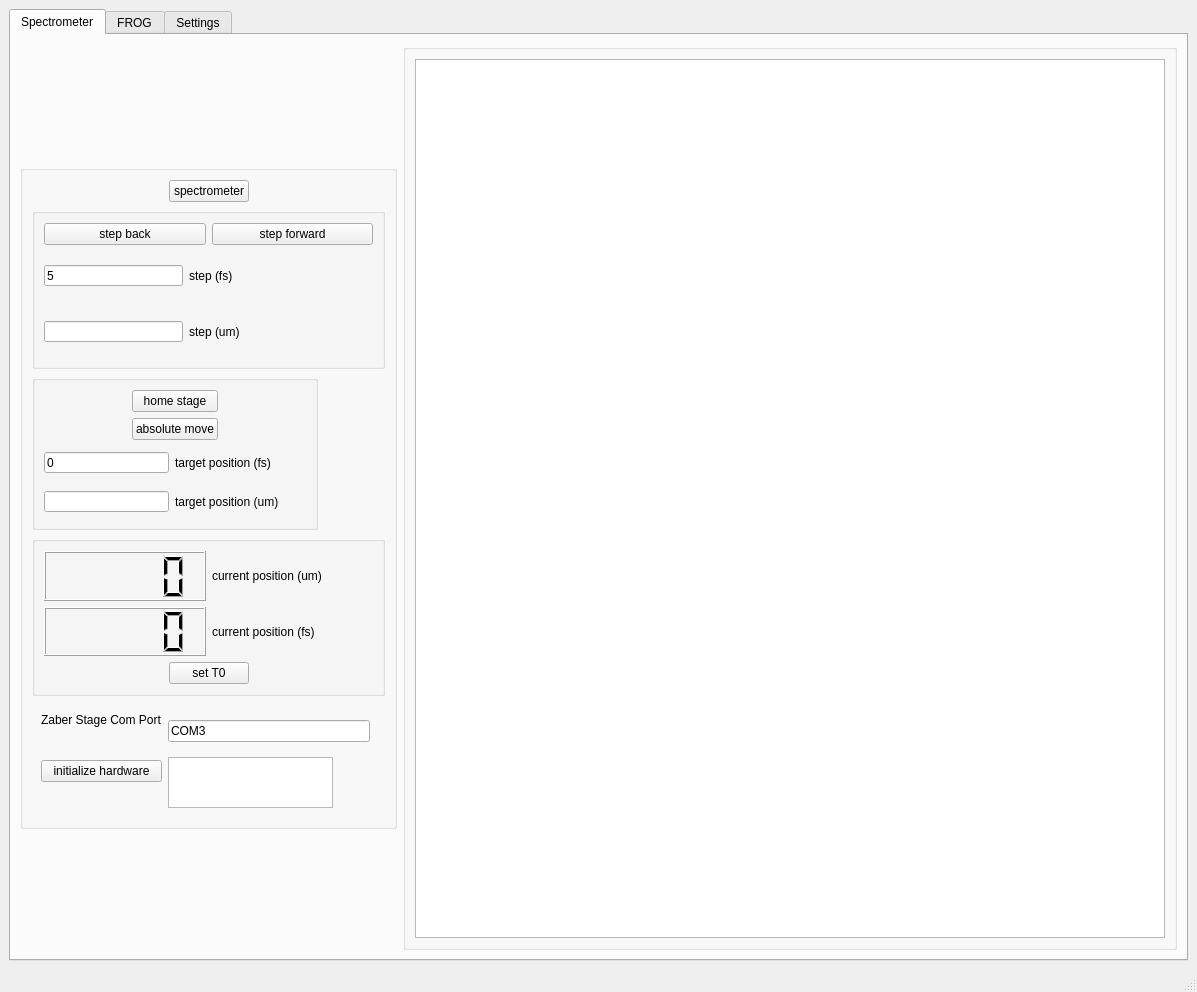
<?xml version="1.0" encoding="UTF-8"?>
<ui version="4.0">
 <class>MainWindow</class>
 <widget class="QMainWindow" name="MainWindow">
  <property name="geometry">
   <rect>
    <x>0</x>
    <y>0</y>
    <width>1197</width>
    <height>992</height>
   </rect>
  </property>
  <property name="windowTitle">
   <string>MainWindow</string>
  </property>
  <widget class="QWidget" name="centralwidget">
   <layout class="QGridLayout" name="gridLayout_13">
    <item row="0" column="0">
     <widget class="QTabWidget" name="tabWidget">
      <property name="minimumSize">
       <size>
        <width>912</width>
        <height>708</height>
       </size>
      </property>
      <property name="currentIndex">
       <number>0</number>
      </property>
      <widget class="QWidget" name="tab_spectrometer">
       <attribute name="title">
        <string>Spectrometer</string>
       </attribute>
       <layout class="QHBoxLayout" name="horizontalLayout">
        <item>
         <widget class="QGroupBox" name="groupBox">
          <property name="minimumSize">
           <size>
            <width>377</width>
            <height>664</height>
           </size>
          </property>
          <property name="maximumSize">
           <size>
            <width>377</width>
            <height>664</height>
           </size>
          </property>
          <layout class="QVBoxLayout" name="verticalLayout_4">
           <item>
            <layout class="QHBoxLayout" name="horizontalLayout_6">
             <item>
              <spacer name="horizontalSpacer_2">
               <property name="orientation">
                <enum>Qt::Orientation::Horizontal</enum>
               </property>
               <property name="sizeHint" stdset="0">
                <size>
                 <width>40</width>
                 <height>20</height>
                </size>
               </property>
              </spacer>
             </item>
             <item>
              <widget class="QPushButton" name="pb_spectrometer">
               <property name="text">
                <string>spectrometer</string>
               </property>
              </widget>
             </item>
             <item>
              <spacer name="horizontalSpacer_3">
               <property name="orientation">
                <enum>Qt::Orientation::Horizontal</enum>
               </property>
               <property name="sizeHint" stdset="0">
                <size>
                 <width>40</width>
                 <height>20</height>
                </size>
               </property>
              </spacer>
             </item>
            </layout>
           </item>
           <item>
            <widget class="QGroupBox" name="groupBox">
             <layout class="QGridLayout" name="gridLayout_2">
              <item row="0" column="0">
               <widget class="QPushButton" name="pb_step_back">
                <property name="text">
                 <string>step back</string>
                </property>
               </widget>
              </item>
              <item row="0" column="1">
               <widget class="QPushButton" name="pb_step_forward">
                <property name="text">
                 <string>step forward</string>
                </property>
               </widget>
              </item>
              <item row="1" column="0" colspan="2">
               <layout class="QHBoxLayout" name="horizontalLayout_4">
                <item>
                 <widget class="QLineEdit" name="le_step_fs">
                  <property name="minimumSize">
                   <size>
                    <width>139</width>
                    <height>21</height>
                   </size>
                  </property>
                  <property name="maximumSize">
                   <size>
                    <width>139</width>
                    <height>21</height>
                   </size>
                  </property>
                  <property name="text">
                   <string>5</string>
                  </property>
                 </widget>
                </item>
                <item>
                 <widget class="QLabel" name="label_5">
                  <property name="text">
                   <string>step (fs)</string>
                  </property>
                 </widget>
                </item>
               </layout>
              </item>
              <item row="2" column="0" colspan="2">
               <layout class="QHBoxLayout" name="horizontalLayout_5">
                <item>
                 <widget class="QLineEdit" name="le_step_um">
                  <property name="minimumSize">
                   <size>
                    <width>139</width>
                    <height>21</height>
                   </size>
                  </property>
                  <property name="maximumSize">
                   <size>
                    <width>139</width>
                    <height>21</height>
                   </size>
                  </property>
                 </widget>
                </item>
                <item>
                 <widget class="QLabel" name="label_6">
                  <property name="text">
                   <string>step (um)</string>
                  </property>
                 </widget>
                </item>
               </layout>
              </item>
             </layout>
            </widget>
           </item>
           <item>
            <widget class="QGroupBox" name="groupBox">
             <property name="minimumSize">
              <size>
               <width>286</width>
               <height>155</height>
              </size>
             </property>
             <property name="maximumSize">
              <size>
               <width>286</width>
               <height>155</height>
              </size>
             </property>
             <layout class="QGridLayout" name="gridLayout_3">
              <item row="0" column="0">
               <spacer name="horizontalSpacer_4">
                <property name="orientation">
                 <enum>Qt::Orientation::Horizontal</enum>
                </property>
                <property name="sizeHint" stdset="0">
                 <size>
                  <width>40</width>
                  <height>20</height>
                 </size>
                </property>
               </spacer>
              </item>
              <item row="0" column="1">
               <widget class="QPushButton" name="pb_home">
                <property name="text">
                 <string>home stage</string>
                </property>
               </widget>
              </item>
              <item row="0" column="2">
               <spacer name="horizontalSpacer_5">
                <property name="orientation">
                 <enum>Qt::Orientation::Horizontal</enum>
                </property>
                <property name="sizeHint" stdset="0">
                 <size>
                  <width>40</width>
                  <height>20</height>
                 </size>
                </property>
               </spacer>
              </item>
              <item row="1" column="0">
               <spacer name="horizontalSpacer_6">
                <property name="orientation">
                 <enum>Qt::Orientation::Horizontal</enum>
                </property>
                <property name="sizeHint" stdset="0">
                 <size>
                  <width>28</width>
                  <height>20</height>
                 </size>
                </property>
               </spacer>
              </item>
              <item row="1" column="1">
               <widget class="QPushButton" name="pb_absolute_move">
                <property name="text">
                 <string>absolute move</string>
                </property>
               </widget>
              </item>
              <item row="1" column="2">
               <spacer name="horizontalSpacer_7">
                <property name="orientation">
                 <enum>Qt::Orientation::Horizontal</enum>
                </property>
                <property name="sizeHint" stdset="0">
                 <size>
                  <width>40</width>
                  <height>20</height>
                 </size>
                </property>
               </spacer>
              </item>
              <item row="2" column="0" colspan="3">
               <layout class="QHBoxLayout" name="horizontalLayout_7">
                <item>
                 <widget class="QLineEdit" name="le_target_pos_fs">
                  <property name="minimumSize">
                   <size>
                    <width>125</width>
                    <height>21</height>
                   </size>
                  </property>
                  <property name="maximumSize">
                   <size>
                    <width>125</width>
                    <height>21</height>
                   </size>
                  </property>
                  <property name="text">
                   <string>0</string>
                  </property>
                 </widget>
                </item>
                <item>
                 <widget class="QLabel" name="label_7">
                  <property name="text">
                   <string>target position (fs)</string>
                  </property>
                 </widget>
                </item>
               </layout>
              </item>
              <item row="3" column="0" colspan="3">
               <layout class="QHBoxLayout" name="horizontalLayout_8">
                <item>
                 <widget class="QLineEdit" name="le_target_pos_um">
                  <property name="minimumSize">
                   <size>
                    <width>125</width>
                    <height>21</height>
                   </size>
                  </property>
                  <property name="maximumSize">
                   <size>
                    <width>125</width>
                    <height>21</height>
                   </size>
                  </property>
                 </widget>
                </item>
                <item>
                 <widget class="QLabel" name="label_8">
                  <property name="text">
                   <string>target position (um)</string>
                  </property>
                 </widget>
                </item>
               </layout>
              </item>
             </layout>
            </widget>
           </item>
           <item>
            <widget class="QGroupBox" name="groupBox">
             <layout class="QVBoxLayout" name="verticalLayout_3">
              <item>
               <layout class="QHBoxLayout" name="horizontalLayout_9">
                <item>
                 <widget class="QLCDNumber" name="lcd_current_pos_um">
                  <property name="minimumSize">
                   <size>
                    <width>151</width>
                    <height>31</height>
                   </size>
                  </property>
                  <property name="smallDecimalPoint">
                   <bool>false</bool>
                  </property>
                 </widget>
                </item>
                <item>
                 <widget class="QLabel" name="label_18">
                  <property name="text">
                   <string>current position (um)</string>
                  </property>
                 </widget>
                </item>
               </layout>
              </item>
              <item>
               <layout class="QHBoxLayout" name="horizontalLayout_10">
                <item>
                 <widget class="QLCDNumber" name="lcd_current_pos_fs">
                  <property name="minimumSize">
                   <size>
                    <width>151</width>
                    <height>31</height>
                   </size>
                  </property>
                  <property name="smallDecimalPoint">
                   <bool>false</bool>
                  </property>
                 </widget>
                </item>
                <item>
                 <widget class="QLabel" name="label_19">
                  <property name="text">
                   <string>current position (fs)</string>
                  </property>
                 </widget>
                </item>
               </layout>
              </item>
              <item>
               <layout class="QHBoxLayout" name="horizontalLayout_11">
                <item>
                 <spacer name="horizontalSpacer_8">
                  <property name="orientation">
                   <enum>Qt::Orientation::Horizontal</enum>
                  </property>
                  <property name="sizeHint" stdset="0">
                   <size>
                    <width>40</width>
                    <height>20</height>
                   </size>
                  </property>
                 </spacer>
                </item>
                <item>
                 <widget class="QPushButton" name="pb_set_t0">
                  <property name="text">
                   <string>set T0</string>
                  </property>
                 </widget>
                </item>
                <item>
                 <spacer name="horizontalSpacer_9">
                  <property name="orientation">
                   <enum>Qt::Orientation::Horizontal</enum>
                  </property>
                  <property name="sizeHint" stdset="0">
                   <size>
                    <width>40</width>
                    <height>20</height>
                   </size>
                  </property>
                 </spacer>
                </item>
               </layout>
              </item>
             </layout>
            </widget>
           </item>
           <item>
            <widget class="QFrame" name="frame">
             <property name="minimumSize">
              <size>
               <width>347</width>
               <height>115</height>
              </size>
             </property>
             <property name="maximumSize">
              <size>
               <width>347</width>
               <height>115</height>
              </size>
             </property>
             <layout class="QGridLayout" name="gridLayout_4">
              <item row="0" column="0">
               <widget class="QLabel" name="label_23">
                <property name="text">
                 <string>Zaber Stage Com Port</string>
                </property>
               </widget>
              </item>
              <item row="0" column="1" rowspan="2">
               <widget class="QLineEdit" name="le_stage_com_port">
                <property name="text">
                 <string>COM3</string>
                </property>
               </widget>
              </item>
              <item row="1" column="0" rowspan="2">
               <widget class="QPushButton" name="pb_initialize_hardware">
                <property name="text">
                 <string>initialize hardware</string>
                </property>
               </widget>
              </item>
              <item row="2" column="1">
               <widget class="QTextBrowser" name="tb_error">
                <property name="maximumSize">
                 <size>
                  <width>165</width>
                  <height>51</height>
                 </size>
                </property>
               </widget>
              </item>
             </layout>
            </widget>
           </item>
          </layout>
         </widget>
        </item>
        <item>
         <widget class="QGroupBox" name="groupBox">
          <property name="minimumSize">
           <size>
            <width>501</width>
            <height>454</height>
           </size>
          </property>
          <layout class="QGridLayout" name="gridLayout">
           <item row="0" column="0">
            <widget class="PlotWidget" name="gv_spectrum"/>
           </item>
          </layout>
         </widget>
        </item>
       </layout>
      </widget>
      <widget class="QWidget" name="tab_frog">
       <attribute name="title">
        <string>FROG</string>
       </attribute>
       <layout class="QGridLayout" name="gridLayout_6">
        <item row="0" column="0">
         <widget class="QGroupBox" name="groupBox">
          <property name="minimumSize">
           <size>
            <width>427</width>
            <height>253</height>
           </size>
          </property>
          <property name="maximumSize">
           <size>
            <width>427</width>
            <height>253</height>
           </size>
          </property>
          <layout class="QVBoxLayout" name="verticalLayout">
           <item>
            <layout class="QGridLayout" name="gridLayout_10">
             <item row="0" column="0">
              <spacer name="horizontalSpacer_10">
               <property name="orientation">
                <enum>Qt::Orientation::Horizontal</enum>
               </property>
               <property name="sizeHint" stdset="0">
                <size>
                 <width>40</width>
                 <height>20</height>
                </size>
               </property>
              </spacer>
             </item>
             <item row="0" column="1">
              <widget class="QPushButton" name="pb_save_frog">
               <property name="text">
                <string>Save</string>
               </property>
              </widget>
             </item>
             <item row="0" column="2">
              <spacer name="horizontalSpacer_11">
               <property name="orientation">
                <enum>Qt::Orientation::Horizontal</enum>
               </property>
               <property name="sizeHint" stdset="0">
                <size>
                 <width>40</width>
                 <height>20</height>
                </size>
               </property>
              </spacer>
             </item>
             <item row="1" column="0">
              <spacer name="horizontalSpacer_14">
               <property name="orientation">
                <enum>Qt::Orientation::Horizontal</enum>
               </property>
               <property name="sizeHint" stdset="0">
                <size>
                 <width>40</width>
                 <height>20</height>
                </size>
               </property>
              </spacer>
             </item>
             <item row="1" column="1">
              <widget class="QPushButton" name="pb_frog">
               <property name="text">
                <string>FROG</string>
               </property>
              </widget>
             </item>
             <item row="1" column="2">
              <spacer name="horizontalSpacer_13">
               <property name="orientation">
                <enum>Qt::Orientation::Horizontal</enum>
               </property>
               <property name="sizeHint" stdset="0">
                <size>
                 <width>40</width>
                 <height>20</height>
                </size>
               </property>
              </spacer>
             </item>
            </layout>
           </item>
           <item>
            <layout class="QGridLayout" name="gridLayout_9">
             <item row="0" column="0">
              <layout class="QFormLayout" name="formLayout_3">
               <item row="0" column="0">
                <widget class="QLineEdit" name="le_frog_start_fs">
                 <property name="text">
                  <string>-1000</string>
                 </property>
                </widget>
               </item>
               <item row="0" column="1">
                <widget class="QLabel" name="label_11">
                 <property name="text">
                  <string>start (fs)</string>
                 </property>
                </widget>
               </item>
               <item row="1" column="0">
                <widget class="QLineEdit" name="le_frog_start_um"/>
               </item>
               <item row="1" column="1">
                <widget class="QLabel" name="label_10">
                 <property name="text">
                  <string>start (um)</string>
                 </property>
                </widget>
               </item>
              </layout>
             </item>
             <item row="0" column="1">
              <layout class="QFormLayout" name="formLayout_4">
               <item row="0" column="0">
                <widget class="QLineEdit" name="le_frog_end_fs">
                 <property name="text">
                  <string>1000</string>
                 </property>
                </widget>
               </item>
               <item row="0" column="1">
                <widget class="QLabel" name="label_12">
                 <property name="text">
                  <string>end (fs)</string>
                 </property>
                </widget>
               </item>
               <item row="1" column="0">
                <widget class="QLineEdit" name="le_frog_end_um"/>
               </item>
               <item row="1" column="1">
                <widget class="QLabel" name="label_13">
                 <property name="text">
                  <string>end (um)</string>
                 </property>
                </widget>
               </item>
              </layout>
             </item>
             <item row="1" column="0">
              <layout class="QFormLayout" name="formLayout_5">
               <item row="0" column="0">
                <widget class="QLineEdit" name="le_frog_step_fs">
                 <property name="text">
                  <string>5</string>
                 </property>
                </widget>
               </item>
               <item row="0" column="1">
                <widget class="QLabel" name="label_4">
                 <property name="text">
                  <string>step (fs)</string>
                 </property>
                </widget>
               </item>
               <item row="1" column="0">
                <widget class="QLineEdit" name="le_frog_step_um"/>
               </item>
               <item row="1" column="1">
                <widget class="QLabel" name="label_9">
                 <property name="text">
                  <string>step (um)</string>
                 </property>
                </widget>
               </item>
              </layout>
             </item>
             <item row="1" column="1">
              <spacer name="horizontalSpacer">
               <property name="orientation">
                <enum>Qt::Orientation::Horizontal</enum>
               </property>
               <property name="sizeHint" stdset="0">
                <size>
                 <width>40</width>
                 <height>20</height>
                </size>
               </property>
              </spacer>
             </item>
            </layout>
           </item>
           <item>
            <widget class="QProgressBar" name="progbar_frog">
             <property name="value">
              <number>24</number>
             </property>
            </widget>
           </item>
          </layout>
         </widget>
        </item>
        <item row="0" column="1" rowspan="3">
         <widget class="QGroupBox" name="groupBox_3">
          <layout class="QVBoxLayout" name="verticalLayout_2">
           <item>
            <widget class="GraphicsLayoutWidget" name="gv_frog"/>
           </item>
           <item>
            <widget class="PlotWidget" name="gv_frog_autocorr">
             <property name="maximumSize">
              <size>
               <width>16777215</width>
               <height>200</height>
              </size>
             </property>
            </widget>
           </item>
          </layout>
         </widget>
        </item>
        <item row="1" column="0">
         <widget class="QGroupBox" name="groupBox_5">
          <property name="maximumSize">
           <size>
            <width>286</width>
            <height>132</height>
           </size>
          </property>
          <property name="title">
           <string/>
          </property>
          <layout class="QGridLayout" name="gridLayout_8">
           <item row="0" column="0">
            <widget class="QTextBrowser" name="tb_frog_error"/>
           </item>
          </layout>
         </widget>
        </item>
        <item row="2" column="0">
         <spacer name="verticalSpacer">
          <property name="orientation">
           <enum>Qt::Orientation::Vertical</enum>
          </property>
          <property name="sizeHint" stdset="0">
           <size>
            <width>20</width>
            <height>244</height>
           </size>
          </property>
         </spacer>
        </item>
       </layout>
      </widget>
      <widget class="QWidget" name="tab_settings">
       <attribute name="title">
        <string>Settings</string>
       </attribute>
       <layout class="QGridLayout" name="gridLayout_12">
        <item row="0" column="0" rowspan="2">
         <widget class="QGroupBox" name="groupBox_4">
          <property name="minimumSize">
           <size>
            <width>342</width>
            <height>145</height>
           </size>
          </property>
          <property name="maximumSize">
           <size>
            <width>342</width>
            <height>145</height>
           </size>
          </property>
          <layout class="QFormLayout" name="formLayout">
           <item row="0" column="0">
            <widget class="QLineEdit" name="le_integration_time"/>
           </item>
           <item row="0" column="1">
            <widget class="QLabel" name="label_3">
             <property name="text">
              <string>integration time (5 - 1000 ms)</string>
             </property>
            </widget>
           </item>
           <item row="1" column="0">
            <widget class="QLineEdit" name="le_n_avg"/>
           </item>
           <item row="1" column="1">
            <widget class="QLabel" name="label_20">
             <property name="text">
              <string>scans to average (1 - 1000)</string>
             </property>
            </widget>
           </item>
           <item row="2" column="0">
            <widget class="QLineEdit" name="le_x_smooth"/>
           </item>
           <item row="2" column="1">
            <widget class="QLabel" name="label_21">
             <property name="text">
              <string>x smooth (0 - 4)</string>
             </property>
            </widget>
           </item>
           <item row="3" column="0">
            <widget class="QLineEdit" name="le_x_timing"/>
           </item>
           <item row="3" column="1">
            <widget class="QLabel" name="label_22">
             <property name="text">
              <string>x timing (1 - 3)</string>
             </property>
            </widget>
           </item>
          </layout>
         </widget>
        </item>
        <item row="0" column="1">
         <spacer name="horizontalSpacer_12">
          <property name="orientation">
           <enum>Qt::Orientation::Horizontal</enum>
          </property>
          <property name="sizeHint" stdset="0">
           <size>
            <width>769</width>
            <height>20</height>
           </size>
          </property>
         </spacer>
        </item>
        <item row="1" column="1" rowspan="3">
         <spacer name="verticalSpacer_4">
          <property name="orientation">
           <enum>Qt::Orientation::Vertical</enum>
          </property>
          <property name="sizeHint" stdset="0">
           <size>
            <width>20</width>
            <height>554</height>
           </size>
          </property>
         </spacer>
        </item>
        <item row="2" column="0">
         <widget class="QGroupBox" name="groupBox_2">
          <property name="minimumSize">
           <size>
            <width>211</width>
            <height>131</height>
           </size>
          </property>
          <property name="maximumSize">
           <size>
            <width>211</width>
            <height>131</height>
           </size>
          </property>
          <property name="title">
           <string/>
          </property>
          <layout class="QGridLayout" name="gridLayout_11">
           <item row="0" column="0">
            <widget class="QTextBrowser" name="tb_settings_error"/>
           </item>
          </layout>
         </widget>
        </item>
        <item row="3" column="0">
         <spacer name="verticalSpacer_3">
          <property name="orientation">
           <enum>Qt::Orientation::Vertical</enum>
          </property>
          <property name="sizeHint" stdset="0">
           <size>
            <width>20</width>
            <height>554</height>
           </size>
          </property>
         </spacer>
        </item>
       </layout>
      </widget>
     </widget>
    </item>
   </layout>
  </widget>
  <widget class="QMenuBar" name="menubar">
   <property name="geometry">
    <rect>
     <x>0</x>
     <y>0</y>
     <width>1197</width>
     <height>24</height>
    </rect>
   </property>
  </widget>
  <widget class="QStatusBar" name="statusbar"/>
 </widget>
 <customwidgets>
  <customwidget>
   <class>PlotWidget</class>
   <extends>QGraphicsView</extends>
   <header>pyqtgraph</header>
  </customwidget>
  <customwidget>
   <class>GraphicsLayoutWidget</class>
   <extends>QGraphicsView</extends>
   <header>pyqtgraph</header>
  </customwidget>
 </customwidgets>
 <resources/>
 <connections/>
</ui>
